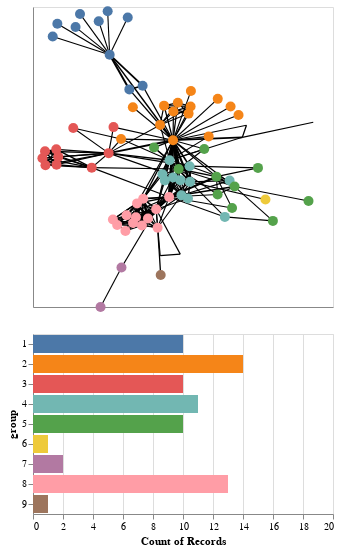

This figure's notebook cell:
### Markdown cell above
###### A Note on Deprecated Functions
_selection()_ is deprecated. Read the documentation to find which would be a fitter fit _selection_point()_ or _selection_interval()_


*add_selection()* is deprecated. Use *add_params()* instead.

### Code cell
# rectangular selection in the network view
selection = alt.selection_interval(encodings=['x', 'y'])

# group selection in the bar chart
selection2 = alt.selection(type="multi", fields=['group'])


# first we create the force-directed layout
chart = nxa.draw_networkx( G, pos=pos,
    node_size=100,
    node_color='group:N',
    width='value:Q',
    node_tooltip='name',
    linewidths=0
)

# get node and edge layers from chart
edges = chart.layer[0]
nodes = chart.layer[1]

# group numbers (needed to keep bar chart stable during selections)
groups = list(range(1,10))

# separate color definition used across both charts
color = alt.Color('group:N', scale=alt.Scale(domain=groups), legend=None)

# adjust node opacity and fill color according to selections
nodes = nodes.encode(
    opacity=alt.condition(selection, alt.value(1), alt.value(0.25)),
    fill=alt.condition(selection2, color, alt.value('lightgray')),
).add_selection(selection,selection2)

# interactive bar chart
bars = alt.Chart(nodes.data).mark_bar().encode(
    x=alt.X('count()', scale=alt.Scale(domain=(0,20))),
    y = alt.Y('group:O', scale=alt.Scale(domain=(groups))),
    color=color,
    opacity=alt.condition(selection2, alt.value(1), alt.value(0.25)),
).transform_filter(selection).add_selection(selection2)

# concatenate all layers into one multi-view layout
alt.vconcat(edges+nodes, bars)

### Figure 1 — Vega-Lite specification as saved in the notebook (floating-point values rounded to 4 significant figures; data arrays with more than 128 entries replaced by an {"elided": "..."} marker saying what was removed)
{"config": {"view": {"continuousWidth": 300, "continuousHeight": 300}}, "vconcat": [{"layer": [{"data": {"name": "data-a9ee82b8c7c62f068bcd0cbb06772dee"}, "mark": {"type": "line", "color": "black", "opacity": 1}, "encoding": {"detail": {"field": "edge", "type": "quantitative"}, "size": {"field": "value", "legend": null, "type": "quantitative"}, "x": {"axis": {"grid": false, "labels": false, "ticks": false, "title": ""}, "field": "x", "type": "quantitative"}, "y": {"axis": {"grid": false, "labels": false, "ticks": false, "title": ""}, "field": "y", "type": "quantitative"}}}, {"data": {"name": "data-cee3e3b62ba46a67790bbacf371862b7"}, "mark": {"type": "point", "fill": "group:N", "opacity": 1, "size": 100, "strokeWidth": 0}, "encoding": {"fill": {"condition": {"param": "param_2", "field": "group", "legend": null, "scale": {"domain": [1, 2, 3, 4, 5, 6, 7, 8, 9]}, "type": "nominal"}, "value": "lightgray"}, "opacity": {"condition": {"param": "param_1", "value": 1}, "value": 0.25}, "tooltip": {"field": "name", "type": "nominal"}, "x": {"axis": {"grid": false, "labels": false, "ticks": false}, "field": "x", "type": "quantitative"}, "y": {"axis": {"grid": false, "labels": false, "ticks": false}, "field": "y", "type": "quantitative"}}, "name": "view_1"}]}, {"data": {"name": "data-cee3e3b62ba46a67790bbacf371862b7"}, "mark": {"type": "bar"}, "encoding": {"color": {"field": "group", "legend": null, "scale": {"domain": [1, 2, 3, 4, 5, 6, 7, 8, 9]}, "type": "nominal"}, "opacity": {"condition": {"param": "param_2", "value": 1}, "value": 0.25}, "x": {"aggregate": "count", "scale": {"domain": [0, 20]}, "type": "quantitative"}, "y": {"field": "group", "scale": {"domain": [1, 2, 3, 4, 5, 6, 7, 8, 9]}, "type": "ordinal"}}, "name": "view_2", "transform": [{"filter": {"param": "param_1"}}]}], "params": [{"name": "param_1", "select": {"type": "interval", "encodings": ["x", "y"]}, "views": ["view_1"]}, {"name": "param_2", "select": {"type": "point", "fields": ["group"]}, "views": ["view_1", "view_2"]}], "$schema": "https://vega.github.io/schema/vega-lite/v5.8.0.json", "datasets": {"data-a9ee82b8c7c62f068bcd0cbb06772dee": {"elided": "508 records"}, "data-cee3e3b62ba46a67790bbacf371862b7": [{"degree": 10, "y": 0.6823, "group": 1, "name": "Myriel", "x": -0.1933}, {"degree": 1, "y": 0.9718, "group": 1, "name": "Napoleon", "x": -0.2013}, {"degree": 3, "y": 0.4753, "group": 1, "name": "Mlle.Baptistine", "x": -0.06148}, {"degree": 3, "y": 0.4507, "group": 1, "name": "Mme.Magloire", "x": -0.1147}, {"degree": 1, "y": 0.9305, "group": 1, "name": "CountessdeLo", "x": -0.121}, {"degree": 1, "y": 0.9053, "group": 1, "name": "Geborand", "x": -0.237}, {"degree": 1, "y": 0.8663, "group": 1, "name": "Champtercier", "x": -0.3297}, {"degree": 1, "y": 0.9537, "group": 1, "name": "Cravatte", "x": -0.312}, {"degree": 1, "y": 0.8884, "group": 1, "name": "Count", "x": -0.4026}, {"degree": 1, "y": 0.8032, "group": 1, "name": "OldMan", "x": -0.4212}, {"degree": 1, "y": 0.3316, "group": 2, "name": "Labarre", "x": -0.1006}, {"degree": 36, "y": 0.1118, "group": 2, "name": "Valjean", "x": 0.06018}, {"degree": 2, "y": 0.1992, "group": 3, "name": "Marguerite", "x": -0.178}, {"degree": 1, "y": 0.3875, "group": 2, "name": "Mme.deR", "x": 0.239}, {"degree": 1, "y": 0.2801, "group": 2, "name": "Isabeau", "x": 0.3221}, {"degree": 1, "y": 0.3372, "group": 2, "name": "Gervais", "x": 0.2903}, {"degree": 9, "y": -0.07085, "group": 3, "name": "Tholomyes", "x": -0.2651}, {"degree": 7, "y": 0.05084, "group": 3, "name": "Listolier", "x": -0.4068}, {"degree": 7, "y": -0.05161, "group": 3, "name": "Fameuil", "x": -0.4058}, {"degree": 7, "y": -0.007908, "group": 3, "name": "Blacheville", "x": -0.4623}, {"degree": 7, "y": 0.03824, "group": 3, "name": "Favourite", "x": -0.4519}, {"degree": 7, "y": 0.000617, "group": 3, "name": "Dahlia", "x": -0.399}, {"degree": 7, "y": -0.05453, "group": 3, "name": "Zephine", "x": -0.4501}, {"degree": 15, "y": 0.02581, "group": 3, "name": "Fantine", "x": -0.1975}, {"degree": 11, "y": -0.06109, "group": 4, "name": "Mme.Thenardier", "x": 0.1264}, {"degree": 16, "y": -0.1658, "group": 4, "name": "Thenardier", "x": 0.1282}, {"degree": 11, "y": -0.07999, "group": 5, "name": "Cosette", "x": 0.0826}, {"degree": 17, "y": -0.02149, "group": 4, "name": "Javert", "x": 0.04635}, {"degree": 4, "y": 0.1311, "group": 0, "name": "Fauchelevent", "x": 0.3373}, {"degree": 8, "y": 0.214, "group": 2, "name": "Bamatabois", "x": 0.00827}, {"degree": 2, "y": 0.1932, "group": 3, "name": "Perpetue", "x": -0.339}, {"degree": 4, "y": 0.1198, "group": 2, "name": "Simplice", "x": -0.1477}, {"degree": 1, "y": 0.4394, "group": 2, "name": "Scaufflaire", "x": 0.1316}, {"degree": 2, "y": 0.1374, "group": 2, "name": "Woman1", "x": 0.2027}, {"degree": 6, "y": 0.3615, "group": 2, "name": "Judge", "x": 0.07931}, {"degree": 6, "y": 0.3423, "group": 2, "name": "Champmathieu", "x": 0.02419}, {"degree": 6, "y": 0.3039, "group": 2, "name": "Brevet", "x": 0.06165}, {"degree": 6, "y": 0.3372, "group": 2, "name": "Chenildieu", "x": 0.1304}, {"degree": 6, "y": 0.2893, "group": 2, "name": "Cochepaille", "x": 0.1224}, {"degree": 3, "y": -0.3994, "group": 4, "name": "Pontmercy", "x": 0.2674}, {"degree": 1, "y": -0.2835, "group": 6, "name": "Boulatruelle", "x": 0.4298}, {"degree": 11, "y": -0.2549, "group": 4, "name": "Eponine", "x": 0.09395}, {"degree": 3, "y": -0.1571, "group": 4, "name": "Anzelma", "x": 0.2864}, {"degree": 3, "y": 0.06301, "group": 5, "name": "Woman2", "x": -0.01578}, {"degree": 2, "y": 0.2121, "group": 0, "name": "MotherInnocent", "x": 0.3537}, {"degree": 1, "y": 0.2314, "group": 0, "name": "Gribier", "x": 0.621}, {"degree": 1, "y": -1.0, "group": 7, "name": "Jondrette", "x": -0.2298}, {"degree": 2, "y": -0.7363, "group": 7, "name": "Mme.Burgon", "x": -0.1461}, {"degree": 22, "y": -0.3486, "group": 8, "name": "Gavroche", "x": -0.007355}, {"degree": 7, "y": -0.131, "group": 5, "name": "Gillenormand", "x": 0.2336}, {"degree": 2, "y": -0.07256, "group": 5, "name": "Magnon", "x": 0.3999}, {"degree": 7, "y": -0.1969, "group": 5, "name": "Mlle.Gillenormand", "x": 0.3063}, {"degree": 2, "y": -0.4259, "group": 5, "name": "Mme.Pontmercy", "x": 0.4596}, {"degree": 1, "y": -0.2932, "group": 5, "name": "Mlle.Vaubois", "x": 0.6021}, {"degree": 4, "y": -0.2504, "group": 5, "name": "Lt.Gillenormand", "x": 0.2384}, {"degree": 19, "y": -0.2671, "group": 8, "name": "Marius", "x": 0.04457}, {"degree": 2, "y": -0.3396, "group": 5, "name": "BaronessT", "x": 0.2962}, {"degree": 11, "y": -0.4718, "group": 8, "name": "Mabeuf", "x": -0.001572}, {"degree": 15, "y": -0.2781, "group": 8, "name": "Enjolras", "x": -0.05922}, {"degree": 11, "y": -0.402, "group": 8, "name": "Combeferre", "x": -0.08818}, {"degree": 9, "y": -0.453, "group": 8, "name": "Prouvaire", "x": -0.1632}, {"degree": 11, "y": -0.3882, "group": 8, "name": "Feuilly", "x": -0.126}, {"degree": 13, "y": -0.4099, "group": 8, "name": "Courfeyrac", "x": -0.04025}, {"degree": 12, "y": -0.4405, "group": 8, "name": "Bahorel", "x": -0.09981}, {"degree": 13, "y": -0.3092, "group": 8, "name": "Bossuet", "x": -0.08377}, {"degree": 12, "y": -0.457, "group": 8, "name": "Joly", "x": -0.06434}, {"degree": 10, "y": -0.4162, "group": 8, "name": "Grantaire", "x": -0.1803}, {"degree": 1, "y": -0.7864, "group": 9, "name": "MotherPlutarch", "x": 0.01078}, {"degree": 10, "y": -0.136, "group": 4, "name": "Gueulemer", "x": 0.06034}, {"degree": 10, "y": -0.1572, "group": 4, "name": "Babet", "x": 0.02743}, {"degree": 10, "y": -0.1153, "group": 4, "name": "Claquesous", "x": 0.01792}, {"degree": 9, "y": -0.1542, "group": 4, "name": "Montparnasse", "x": 0.08923}, {"degree": 3, "y": 0.05336, "group": 5, "name": "Toussaint", "x": 0.185}, {"degree": 2, "y": -0.6473, "group": 10, "name": "Child1", "x": 0.08902}, {"degree": 2, "y": -0.6579, "group": 10, "name": "Child2", "x": 0.008685}, {"degree": 7, "y": -0.2769, "group": 4, "name": "Brujon", "x": 0.1199}, {"degree": 7, "y": -0.4926, "group": 8, "name": "Mme.Hucheloup", "x": -0.1303}]}}
